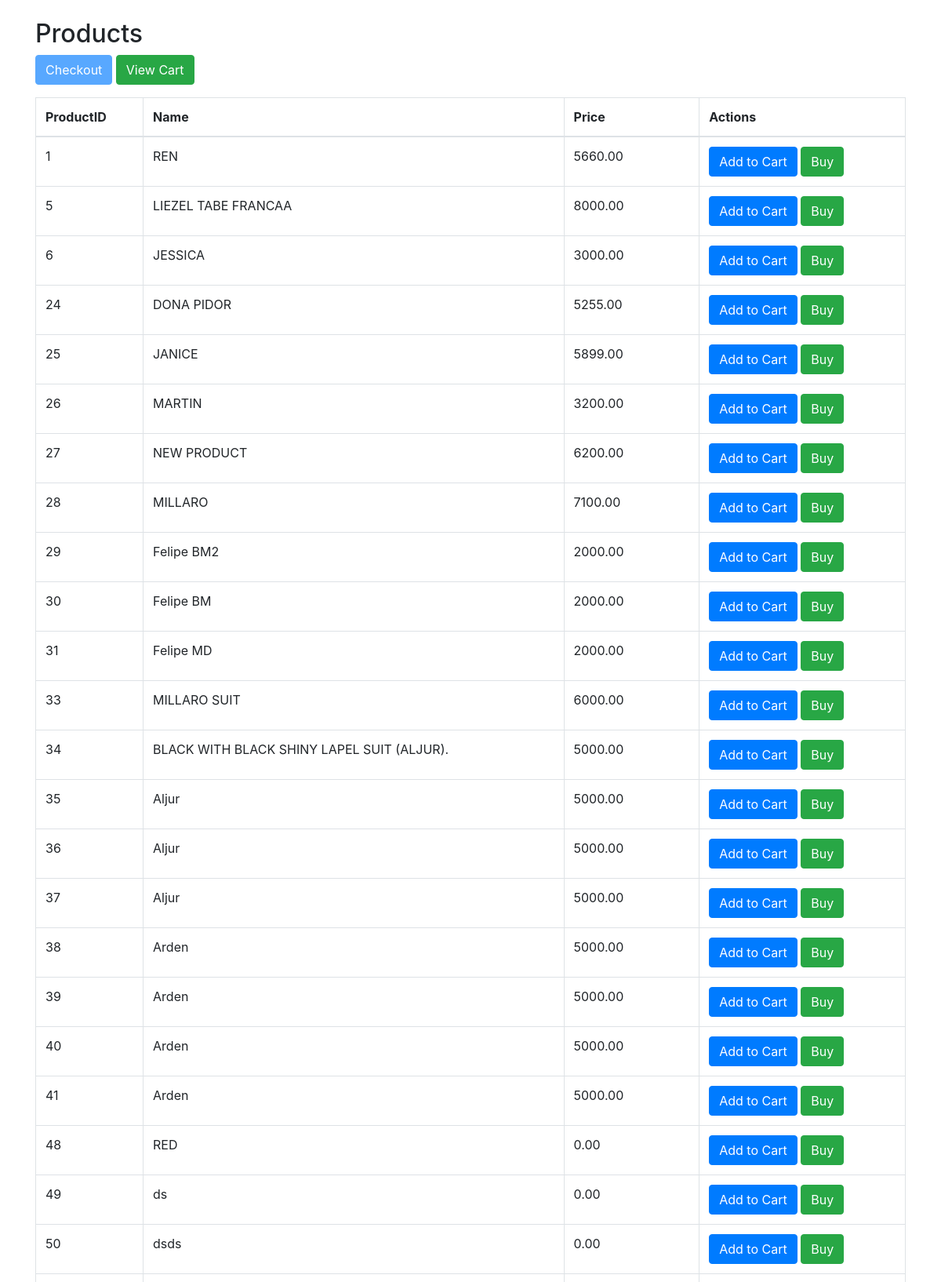
The page / (upper part) on the database its author committed.
### tables this page shows
CREATE TABLE `product` (
  `productID` int(11) NOT NULL,
  `entourageID` int(11) DEFAULT NULL,
  `categoryID` int(11) DEFAULT NULL,
  `locationProduct` enum('BACOLOD CITY','DUMAGUETE CITY','ILOILO CITY','SAN CARLOS CITY','CEBU CITY') NOT NULL DEFAULT 'BACOLOD CITY',
  `typeProduct` varchar(10) DEFAULT NULL,
  `nameProduct` varchar(100) DEFAULT NULL,
  `bustProduct` varchar(20) DEFAULT NULL,
  `waistProduct` varchar(20) DEFAULT NULL,
  `lengthProduct` varchar(20) DEFAULT NULL,
  `sizeProduct` varchar(20) DEFAULT NULL,
  `colorProduct` varchar(50) DEFAULT NULL,
  `descProduct` text DEFAULT NULL,
  `priceProduct` decimal(10,2) NOT NULL,
  `priceSold` decimal(10,2) DEFAULT NULL,
  `genderProduct` enum('MENSWEAR','WOMENSWEAR','BOYS','GIRLS','WEDDING','ACCESSORIES') NOT NULL,
  `damageProduct` tinyint(1) NOT NULL DEFAULT 0,
  `returnedProduct` tinyint(1) NOT NULL DEFAULT 0,
  `useProduct` tinyint(1) NOT NULL DEFAULT 0,
  `soldProduct` tinyint(1) NOT NULL DEFAULT 0,
  `codeProduct` varchar(50) DEFAULT NULL,
  `counterProduct` int(11) DEFAULT 0,
  `isNew` tinyint(1) DEFAULT NULL,
  `createdAt` timestamp NOT NULL DEFAULT current_timestamp(),
  `updatedAt` timestamp NOT NULL DEFAULT current_timestamp() ON UPDATE current_timestamp()
);

### index.php (the view, shortened to what this page needs)
<?php
include './assets/controllers/db.php';
$query = "SELECT * FROM product";
$stmt = $pdo->prepare($query);
$stmt->execute();
$products = $stmt->fetchAll(PDO::FETCH_ASSOC);
?>
<!DOCTYPE html>
<html>
<head>
    <link rel="stylesheet" href="https://stackpath.bootstrapcdn.com/bootstrap/4.5.0/css/bootstrap.min.css">
</head>
<body>
    <div class="container mt-4">
        <h2>Products</h2>
        <?php if (!empty($_SESSION['cart'])): ?>
            <a href="checkout.php?cartID=<?= uniqid(); ?>" class="btn btn-primary">Checkout</a>
        <?php else: ?>
            <button class="btn btn-primary" disabled>Checkout</button>
        <?php endif; ?>
        <button class="btn btn-success" data-toggle="modal" data-target="#cartModal">View Cart</button>
        <table class="table table-bordered mt-3">
            <thead>
                <tr>
                    <th>ProductID</th>
                    <th>Name</th>
                    <th>Price</th>
                    <th>Actions</th>
                </tr>
            </thead>
            <tbody>
                <?php foreach ($products as $product): ?>
                    <tr>
                        <td><?= $product['productID']; ?></td>
                        <td><?= $product['nameProduct']; ?></td>
                        <td><?= $product['priceProduct']; ?></td>
                        <td>
                            <button class="btn btn-primary add-to-cart" data-id="<?= $product['productID']; ?>">Add to Cart</button>
                            <button class="btn btn-success buy-product" data-id="<?= $product['productID']; ?>">Buy</button>
                        </td>
                    </tr>
                <?php endforeach; ?>
            </tbody>
        </table>
    </div>
</body>
</html>

### rows shown on the page
product: productID "1", nameProduct "REN", priceProduct "5660.00"
product: productID "5", nameProduct "LIEZEL TABE FRANCAA", priceProduct "8000.00"
product: productID "6", nameProduct "JESSICA", priceProduct "3000.00"
product: productID "24", nameProduct "DONA PIDOR", priceProduct "5255.00"
product: productID "25", nameProduct "JANICE", priceProduct "5899.00"
product: productID "26", nameProduct "MARTIN", priceProduct "3200.00"
product: productID "27", nameProduct "NEW PRODUCT", priceProduct "6200.00"
product: productID "28", nameProduct "MILLARO", priceProduct "7100.00"
product: productID "29", nameProduct "Felipe BM2", priceProduct "2000.00"
product: productID "30", nameProduct "Felipe BM", priceProduct "2000.00"
product: productID "31", nameProduct "Felipe MD", priceProduct "2000.00"
product: productID "33", nameProduct "MILLARO SUIT", priceProduct "6000.00"
product: productID "34", nameProduct "BLACK WITH BLACK SHINY LAPEL SUIT (ALJUR).", priceProduct "5000.00"
product: productID "35", nameProduct "Aljur", priceProduct "5000.00"
product: productID "36", nameProduct "Aljur", priceProduct "5000.00"
product: productID "37", nameProduct "Aljur", priceProduct "5000.00"
product: productID "38", nameProduct "Arden", priceProduct "5000.00"
product: productID "39", nameProduct "Arden", priceProduct "5000.00"
product: productID "40", nameProduct "Arden", priceProduct "5000.00"
product: productID "41", nameProduct "Arden", priceProduct "5000.00"
product: productID "48", nameProduct "RED", priceProduct "0.00"
product: productID "49", nameProduct "ds", priceProduct "0.00"
product: productID "50", nameProduct "dsds", priceProduct "0.00"
